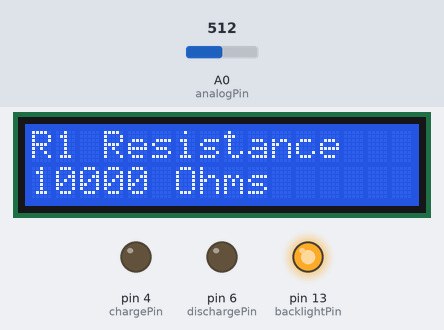
Bench run of a sketch on a simulated Arduino Uno, built with avr-gcc and run on an emulated ATmega328P. On the bench: 16×2 character LCD, output pins drawn as LEDs (lit = HIGH). The test bench sets the inputs (shaded band); at power-on: A0 (analogPin) = 512. What the sketch prints to the serial monitor is not drawn.

Above: at 2.8 s.
2.9 s: A0 (analogPin) set to 0
At 3.2 s:
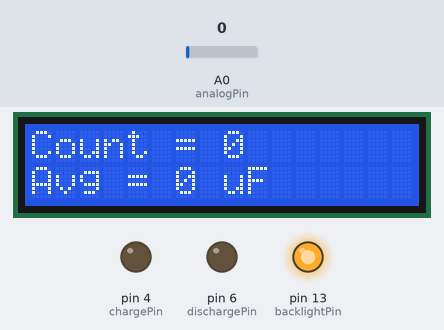
5.9 s: A0 (analogPin) set to 637
At 7.1 s:
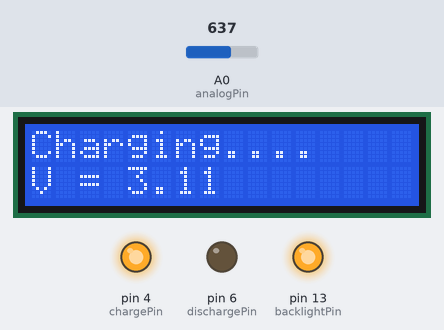
7.4 s: A0 (analogPin) set to 661
At 7.9 s:
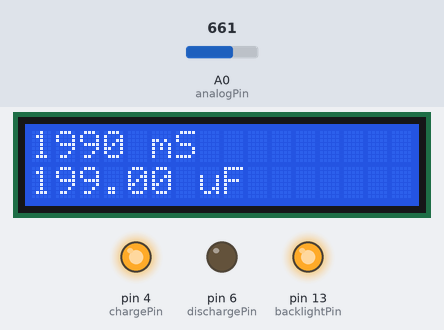
8.9 s: A0 (analogPin) set to 942
At 11.4 s:
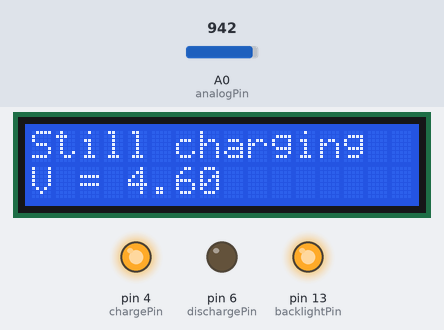
11.9 s: A0 (analogPin) set to 957
At 12.3 s:
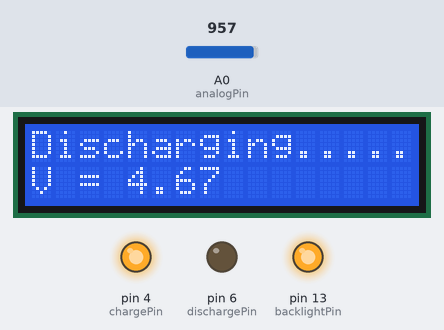
Timing chart, 0 to 14.4 s (numbered marks = the images above; inputs shaded):
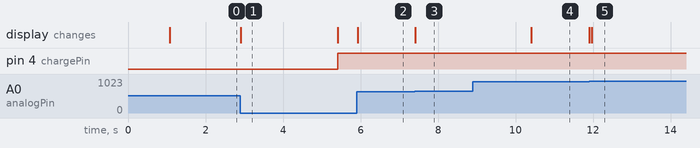

The sketch:

Arduino_Print_to_Screen.ino
```cpp
/* THIS VERSION PRINTS TO SERIAL MONITOR OR SERIAL PLOTTER.
 *
 *  The voltage is printed only a few times per second (you decide how often!)
 *  Voltage is also printed to the Serial Plotter or Serial Monitor.  It is
 *  possible to record the data in a file for further analysis.
 *
 *  This code is included with the files for Arduino Labs Capacitance Meter by
 *  Matthew Riehl and is in the public domain.  I have only modified the
 *  code to better support the laboratory exercise.  Several Capacitance Meters
 *  are described online.  The original inspiration for this priject is from
 *  https://www.arduino.cc/en/Tutorial/Foundations/CapacitanceMeter and
 *  https://www.circuitbasics.com/how-to-make-an-arduino-capacitance-meter/ and
 *  https://electronoobs.com/eng_arduino_tut10_1.php.
 *
 *  Note that the pin assignments for the LCD are NOT the same as found on many
 *  Arduino pages.  They have been moved around to make the wiring more
 *  intuitive and easier to troubleshoot.

  The LCD circuit:
  * LCD RS pin to digital pin 7
  * LCD Enable pin to digital pin 8
  * LCD D4 pin to digital pin 9
  * LCD D5 pin to digital pin 10
  * LCD D6 pin to digital pin 11
  * LCD D7 pin to digital pin 12
  * LCD Backlight (pin 15 on LCD) to pin 13 on Arduino (might
       need to add a 220 ohm series resistor)
  * LCD R/W pin to ground
  * LCD VSS pin to ground
  * LCD VCC pin to 5V
  * 10K potentiostat:
    - ends to +5V and ground
    - wiper to LCD VO pin (pin 3)

    Additional circuit elements for the Capacitance Meter:
  * Arduino pin 4 charges the capacitor
  * Arduino pin 5 is ground as the final discharge pin
  * Arduino pin 6 is ground for the initial discharge pin
  * Arduino pin A0 monitors the voltage across the capacitor
*/

// include the library code:
#include <LiquidCrystal.h>

// initialize the library by associating any needed LCD interface pin
// with the arduino pin number it is connected to
const int rs = 7, en = 8, d4 = 9, d5 = 10, d6 = 11, d7 = 12;
LiquidCrystal lcd(rs, en, d4, d5, d6, d7);

#define analogPin      0          // pin A0
#define chargePin      4
#define dischargePin   6
#define dischargePin2  5
#define resistorValue  10000     // Can be changed for different capacitors
#define backlightPin 13         // This allows the user to turn the back light on and off.

//more variables are defined.
unsigned long startTime;        // unsigned long is an integer that can be larger
unsigned long elapsedTime;      // than a typical int.  If int is used, you might
unsigned long pauseTime;        // end up with a negative number for the capacitance.
unsigned long startTimer;
const long interval = 250;      // Determines how often the voltage is printed, in milliseconds


float microFarads = 0;
float nanoFarads;
float voltage = 0;
int count = 0;
unsigned long aver = 0;
int startVoltTime = 0;
float voltTime = 0;
float printVolt = 0;
int segment = 0;

/*
 * The setup prints the nature of the program (Capacitance Meter) and the value of the
 * resistor used the RC ciruit (defined above: resistorValue).  It also grounds the
 * capacitor until it is completely discharged.
 */
void setup() {
Serial.begin(9600);
pinMode(backlightPin, OUTPUT);
digitalWrite(backlightPin, HIGH);
pinMode(chargePin, INPUT);            // ChargePin is turned 'off'
pinMode(dischargePin2, OUTPUT);       // To ensure the capacitor is fully discharged
digitalWrite(dischargePin2, LOW);     // dischargePin2 is set to ground
lcd.begin(16, 2);
lcd.setCursor(0,0);
lcd.print("Capacitance");
lcd.setCursor(0,1);
lcd.print("Meter!!!");
delay(1000);
lcd.clear();
lcd.setCursor(0,0);
lcd.print("R1 Resistance");
lcd.setCursor(0,1);
lcd.print(resistorValue);
lcd.print(" Ohms");
delay(1000);
while(analogRead(analogPin) > 0) {
}
lcd.clear();
pinMode(dischargePin2, INPUT);
pinMode(dischargePin, INPUT);
}

/*
 * The program loop begins by starting a timer to allow the voltage to print at a specified interval
 * (defined above "interval" in milliseconds).  It also printes the number of times the loop has
 * completed since the last reset and the average capacitance measured.
 *
 */

void loop() {

voltage = ((analogRead(analogPin))*5.000/1024);   // read voltage at A0

unsigned long currentMillis = millis();

  if (currentMillis - startTimer >= interval) {   // print the voltage every interval
    startTimer = currentMillis;
    printVolt = voltage;
    Serial.println(printVolt);
  }

if (voltage > 0.01 and segment == 0){   // at the beginning of each cycle, the capacitor is allowed
  delay(100);                           // to discharge until it has a potential of 0 V.
}
else if (voltage <= 0.01 and segment == 0){       // Print the average capacitance
  printVolt = 0;
  segment += 1;
  lcd.clear();
  if (count == 0){
    aver = 0;
    lcd.print("Count = ");
    lcd.print(0);
    lcd.setCursor(0,1);
    lcd.print("Avg = ");
    lcd.print("0");
    lcd.print(" uF");
    delay(2500);
    count = ++count;
    }
  else{
    aver = (((aver * (count-1)) + microFarads) / (count));
    lcd.print("Count = ");
    lcd.print(count);
    lcd.setCursor(0,1);
    lcd.print("Avg = ");
    lcd.print(aver);
    lcd.print(" uF");
    delay(2500);
    count = ++count;
  }
  lcd.clear();
  pinMode(dischargePin2, INPUT);
  lcd.print("Charging....");
  pinMode(chargePin, OUTPUT);                          //make sure that the chargePin is a current source
  digitalWrite(chargePin, HIGH);                       //sets it to a potential of 5V rather than 0V
  startTime = millis();                                //Look at the clock and record the start time
}

if (analogRead(analogPin) < 648 and segment == 1){
  lcd.setCursor(0,0);
  lcd.print("Charging....");
  lcd.setCursor(0,1);
  lcd.print("V = ");
  lcd.print(printVolt);
}
else if (analogRead(analogPin) >= 648 and segment == 1){
  segment += 1;
  pauseTime = millis();
  elapsedTime = pauseTime - startTime;
  lcd.clear();
}

if (segment == 2){
  microFarads = ((float)elapsedTime / resistorValue) * 1000;
  if (microFarads > 1){
    lcd.setCursor(0,0);
    lcd.print(elapsedTime);                         //first, display the time constant, RC
    lcd.print(" mS");
    lcd.setCursor(0,1);
    lcd.print(microFarads);
    lcd.print(" uF");
    if (millis() - pauseTime >= 3000){
      segment += 1;
      lcd.clear();
    }
  }
  else{
    lcd.setCursor(0,0);
    lcd.print(elapsedTime);                         //first, display the time constant, RC
    lcd.print(" mS");
    lcd.setCursor(0,1);
    lcd.print(microFarads * 1000);
    lcd.print(" nF");
    if (millis() - pauseTime >= 3000){
      segment += 1;
      lcd.clear();
    }
  }
}

if (analogRead(analogPin) < 950 and segment == 3){
  lcd.setCursor(0,0);
  lcd.print("Still charging");
  lcd.setCursor(0,1);
  lcd.print("V = ");
  lcd.print(printVolt);
}
else if (analogRead(analogPin) >= 800 and segment == 3){
  segment += 1;
  lcd.clear();
  lcd.print("Discharging.....");
  pinMode(chargePin, INPUT);
  pinMode(dischargePin, OUTPUT);
  digitalWrite(dischargePin, LOW);
}

if (analogRead(analogPin) >= 350 and segment == 4){
  lcd.setCursor(0,0);
  lcd.print("Discharging.....");
  lcd.setCursor(0,1);
  lcd.print("V = ");
  lcd.print(printVolt);
}
else if (analogRead(analogPin) < 450 and segment == 4){
  segment += 1;
  pinMode(dischargePin, INPUT);
  pinMode(dischargePin2, OUTPUT);
  digitalWrite(dischargePin2, LOW);
}

if (analogRead(analogPin) > 3 and segment == 5){
  lcd.setCursor(0,0);
  lcd.print("Discharging.....");
  lcd.setCursor(0,1);
  lcd.print("V = ");
  lcd.print(printVolt);
}
else if (analogRead(analogPin) == 0 and segment == 5){
  segment = 0;
}
}
```

Measured:
- the behaviour switches between 647 and 648 on A0 (analogPin) (found by bisection; images 2 and 3)
- the behaviour switches between 949 and 950 on A0 (analogPin) (found by bisection; images 4 and 5)
- after the input at 2.9 s, pin 4 (chargePin): LOW → HIGH after 2.5 s; the display: changes at once (image 1)
- after the input at 5.9 s, the display: changes at once (image 2)
- after the input at 7.4 s, the display: changes at once (image 3)
- after the input at 8.9 s, the display: changes after 1.5 s (image 4)
- after the input at 11.9 s, the display: first changes at once (image 5 shows a later state)
